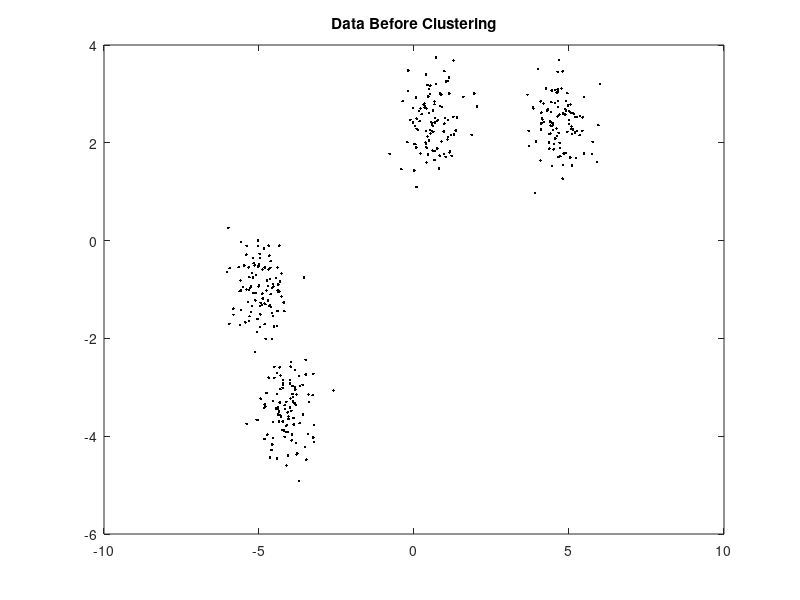
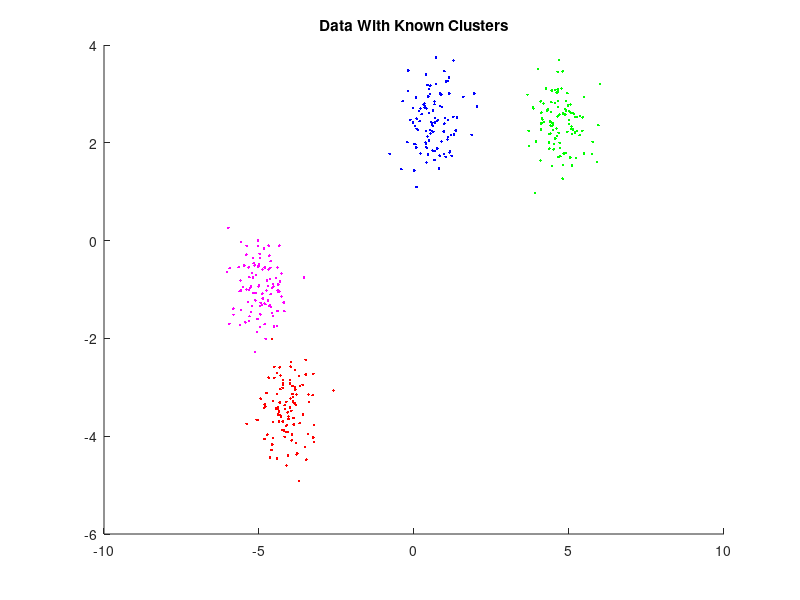
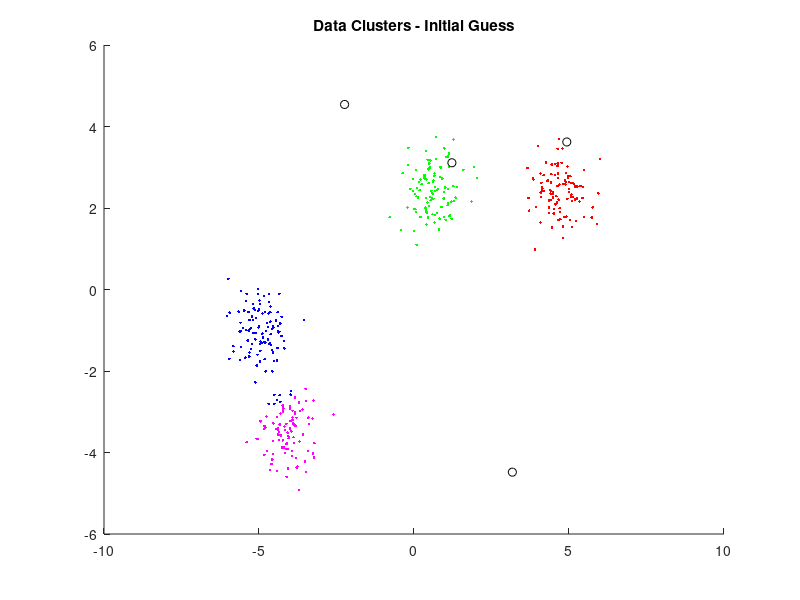
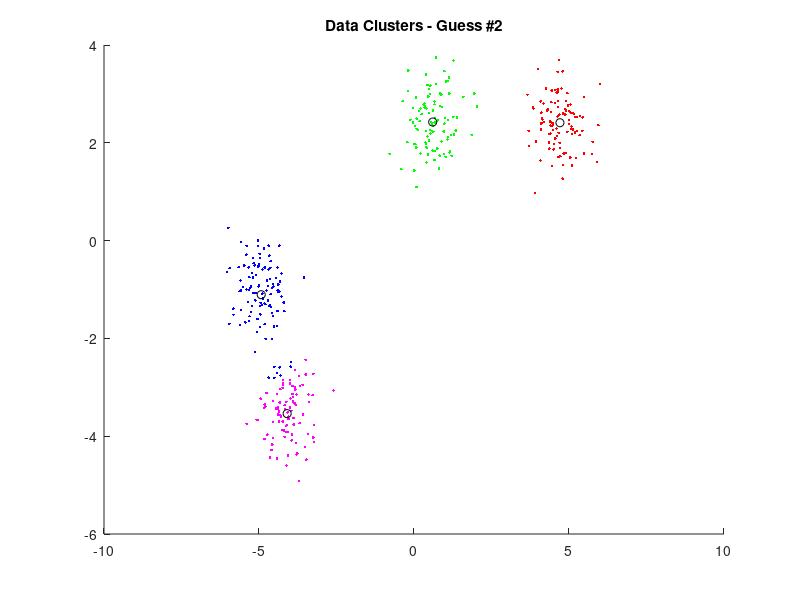

Reproduce these figures in MATLAB, in order.
% generate k random clusters (r elems) with sd in range a-by-a square
% calculate in q guesses
k    = 4;
q    = 8;
a    = 5;
sd   = .5;
r    = 100;
data = zeros(k*r, 3);
c    = ['k', 'b', 'r', 'g', 'm', 'c', 'y'];

% calculate k original clusters
clusters = -a + rand(k,2) * 2*a; 

% generate "random" data
for i = 1:k
    x  = -a + rand(1,2) * 2*a;
    x1 = normrnd(x(1),sd,r,1);
    x2 = normrnd(x(2),sd,r,1);
    data((r*(i-1) + 1):(r*i),1) = x1;
    data((r*(i-1) + 1):(r*i),2) = x2;
end

% plot black data
figure(1)
plot(data(:,1), data(:,2), '.', 'Color', 'k')
title('Data Before Clustering')

% plot 'known' clusters
figure(2)
hold on
for i = 1:k
    rng = (r*(i-1) + 1):(r*i);
    plot(data(rng,1), data(rng,2), '.', 'Color', c(i+1))
end
title('Data With Known Clusters')
hold off

% plot original cluster guess
for d = 1:(k*r)
    min_dist = Inf;
    min_c    = data(d,3);
    for l = 1:k
        dist = pdist([data(d,[1 2]); clusters(l,[1 2])], 'euclidean')^2;
        if (dist < min_dist)
            min_dist = dist;
            min_c    = l;
        end
    end
    data(d,3) = min_c;
end

figure(3)
hold on
for i = 1:k
    match = data(data(:,3) == i,:,:);
    plot(match(:,1), match(:,2), '.', 'Color', c(i+1))
end
plot(clusters(:,1), clusters(:,2), 'o', 'Color', 'k')
title('Data Clusters - Initial Guess')
hold off

%% iterate: recalculate clusters and plot
for j = 4:q
    for d = 1:(k*r)
        min_dist = Inf;
        min_c    = data(d,3);
        for l = 1:k
            dist = pdist([data(d,[1 2]); clusters(l,[1 2])], 'euclidean')^2;
            if (dist < min_dist)
                min_dist = dist;
                min_c    = l;
            end
        end
        data(d,3) = min_c;
	end
    
    figure(j)
    hold on
    for i = 1:k
        match = data(data(:,3) == i,:,:);
        avg_x = mean(match(:,1));
        avg_y = mean(match(:,2));
        clusters(i,:) = [avg_x avg_y];
        plot(match(:,1), match(:,2), '.', 'Color', c(i+1))
    end
    plot(clusters(:,1), clusters(:,2), 'o', 'Color', c(1))
    title(['Data Clusters - Guess #', num2str(j-2)])
    hold off
end

%% replotting original clusters with correct colors
% plot 'known' clusters
figure(q+1)
hold on
c2 = ['b', 'g', 'r', 'm']
for i = 1:k
    rng = (r*(i-1) + 1):(r*i);
    plot(data(rng,1), data(rng,2), '.', 'Color', c2(i))
end
title('Data With Known Clusters')
hold off
